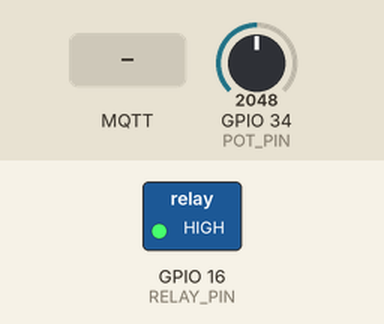
Simulated run of this sketch. Board: ESP32. Shown: switched loads named in the sketch (green lamp = pin HIGH). Inputs (shaded band) come from the test bench; at power-on: GPIO 34 (POT_PIN) = 2048. WiFi joins after 1.5 s; servers stay silent unless stated; no MQTT or app messages arrive unless stated; what the sketch prints to the serial monitor is not drawn.

Above: at 3.2 s.
3.3 s: MQTT message "OFF" arrives on the first subscribed topic
At 3.9 s:
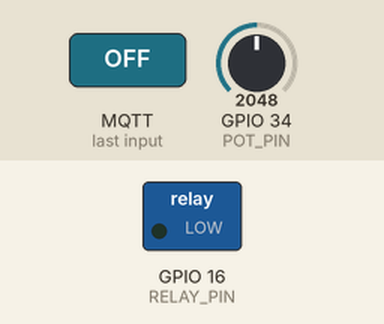
4.8 s: MQTT message "ON" arrives on the first subscribed topic
At 6.2 s:
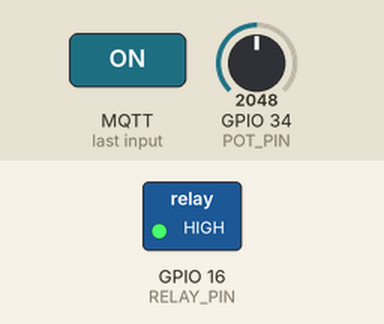
Timing chart, 0 to 7.8 s (numbered marks = the images above; inputs shaded):
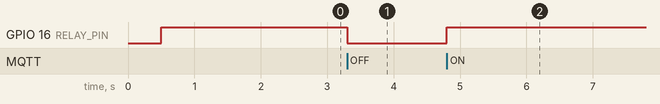

The sketch:

sketch.ino
```cpp
/*
 * Sistema Inteligente de Gestao Energetica Residencial com IoT
 *
 * Dispositivo de circuito: mede a corrente no quadro de luz e aciona o rele
 * do seu circuito. Mesmo codigo nos dois dispositivos (A - tomadas e
 * B - lampadas); a unica diferenca e a constante CIRCUITO logo abaixo.
 *
 * Topicos MQTT (substituindo <circuito> pelo valor da constante):
 *   iot/residencial/<circuito>/consumo   (publica  - Watts)
 *   iot/residencial/<circuito>/estado    (publica  - "ON" / "OFF", retained)
 *   iot/residencial/<circuito>/comando   (assina   - "ON" / "OFF")
 *
 * Grupo: Jean Alex da Silva, Deborah Jamilly de Abreu Souza,
 *        Gabriela Nellessen de Sousa
 * Disciplina: Objetos Inteligentes Conectados - Mackenzie 2026.02
 */

#include <WiFi.h>
#include <PubSubClient.h>

// =====================================================================
// CONFIGURACAO POR CIRCUITO (UNICA DIFERENCA ENTRE OS DOIS DISPOSITIVOS)
// =====================================================================
// Dispositivo A: CIRCUITO = "tomadas"
// Dispositivo B: CIRCUITO = "lampadas"
const char* CIRCUITO = "lampadas";

// ----- Hardware -----
#define POT_PIN    34   // GPIO34 (ADC) - potenciometro que emula SCT-013
#define RELAY_PIN  16   // GPIO16       - entrada IN do modulo rele

// ----- Wi-Fi (Wokwi usa SSID publico, sem senha) -----
const char* WIFI_SSID     = "Wokwi-GUEST";
const char* WIFI_PASSWORD = "";

// ----- Broker MQTT publico -----
const char* MQTT_HOST     = "broker.hivemq.com";
const uint16_t MQTT_PORT  = 1883;

// ----- Calibracao do sensor de corrente -----
// Potenciometro emula um SCT-013 com fundo de escala de 60 A,
// cobrindo a faixa tipica de circuitos do quadro residencial (incluindo
// disjuntores de chuveiro e ar-condicionado). Tensao nominal da rede
// adotada: 127 V (padrao paulista).
const float TENSAO_REDE_V  = 127.0;
const float CORRENTE_MAX_A = 60.0;

// ----- Intervalo de publicacao -----
const unsigned long INTERVALO_MS = 5000;

// ===== Variaveis derivadas =====
char CLIENT_ID[64];
char TOPIC_CONSUMO[64];
char TOPIC_ESTADO[64];
char TOPIC_COMANDO[64];
bool releLigado = true;

WiFiClient    espClient;
PubSubClient  mqtt(espClient);
unsigned long ultimaPublicacao = 0;


void montarTopicos() {
  snprintf(CLIENT_ID,     sizeof(CLIENT_ID),     "iot-residencial-%s", CIRCUITO);
  snprintf(TOPIC_CONSUMO, sizeof(TOPIC_CONSUMO), "iot/residencial/%s/consumo", CIRCUITO);
  snprintf(TOPIC_ESTADO,  sizeof(TOPIC_ESTADO),  "iot/residencial/%s/estado",  CIRCUITO);
  snprintf(TOPIC_COMANDO, sizeof(TOPIC_COMANDO), "iot/residencial/%s/comando", CIRCUITO);
}

void publicarEstado() {
  mqtt.publish(TOPIC_ESTADO, releLigado ? "ON" : "OFF", true);
}

void aplicarComando(const String& msg) {
  bool novo;
  if (msg == "ON"  || msg == "on"  || msg == "1" || msg == "true")  novo = true;
  else if (msg == "OFF" || msg == "off" || msg == "0" || msg == "false") novo = false;
  else {
    Serial.printf("[CMD] payload invalido: %s\n", msg.c_str());
    return;
  }
  releLigado = novo;
  digitalWrite(RELAY_PIN, releLigado ? HIGH : LOW);
  publicarEstado();
  Serial.printf("[CMD] circuito %s -> %s\n", CIRCUITO, releLigado ? "ON" : "OFF");
}

void mqtt_callback(char* topic, byte* payload, unsigned int length) {
  String msg;
  msg.reserve(length);
  for (unsigned int i = 0; i < length; i++) msg += (char)payload[i];
  Serial.printf("[RX] %s = %s\n", topic, msg.c_str());
  aplicarComando(msg);
}

void conectarWifi() {
  Serial.printf("\n[Wi-Fi] Conectando a %s ...\n", WIFI_SSID);
  WiFi.begin(WIFI_SSID, WIFI_PASSWORD, 6);
  while (WiFi.status() != WL_CONNECTED) {
    delay(250);
    Serial.print('.');
  }
  Serial.printf("\n[Wi-Fi] Conectado, IP: %s\n",
                WiFi.localIP().toString().c_str());
}

void conectarMqtt() {
  while (!mqtt.connected()) {
    Serial.printf("[MQTT] Conectando a %s ... ", MQTT_HOST);
    if (mqtt.connect(CLIENT_ID)) {
      Serial.println("OK");
      mqtt.subscribe(TOPIC_COMANDO);
      Serial.printf("[MQTT] assinado: %s\n", TOPIC_COMANDO);
      publicarEstado();  // estado inicial retained
    } else {
      Serial.printf("FALHA (rc=%d). Nova tentativa em 2s.\n", mqtt.state());
      delay(2000);
    }
  }
}

void setup() {
  Serial.begin(115200);
  delay(500);
  Serial.printf("\n=== Dispositivo (circuito %s) - inicializando ===\n", CIRCUITO);

  montarTopicos();

  pinMode(POT_PIN, INPUT);
  pinMode(RELAY_PIN, OUTPUT);
  digitalWrite(RELAY_PIN, releLigado ? HIGH : LOW);

  conectarWifi();
  mqtt.setServer(MQTT_HOST, MQTT_PORT);
  mqtt.setCallback(mqtt_callback);
}

void loop() {
  if (!mqtt.connected()) conectarMqtt();
  mqtt.loop();

  unsigned long agora = millis();
  if (agora - ultimaPublicacao < INTERVALO_MS) return;
  ultimaPublicacao = agora;

  // Quando o rele esta desligado o circuito fica aberto e nao ha corrente.
  float potenciaW = 0.0;
  float correnteA = 0.0;
  if (releLigado) {
    int   leituraAdc   = analogRead(POT_PIN);
    float fracaoEscala = leituraAdc / 4095.0;           // 0..1
    correnteA  = fracaoEscala * CORRENTE_MAX_A;         // 0..60 A
    potenciaW  = correnteA * TENSAO_REDE_V;             // 0..7620 W
  }

  char buf[24];
  snprintf(buf, sizeof(buf), "%.1f", potenciaW);
  mqtt.publish(TOPIC_CONSUMO, buf);

  Serial.printf("[PUB] %s -> %.1f W (corrente %.2f A, rele=%s)\n",
                CIRCUITO, potenciaW, correnteA, releLigado ? "ON" : "OFF");
}
```

Measured:
- after the input at 3.3 s, GPIO 16 (RELAY_PIN): HIGH → LOW at once
- after the input at 4.8 s, GPIO 16 (RELAY_PIN): LOW → HIGH at once
